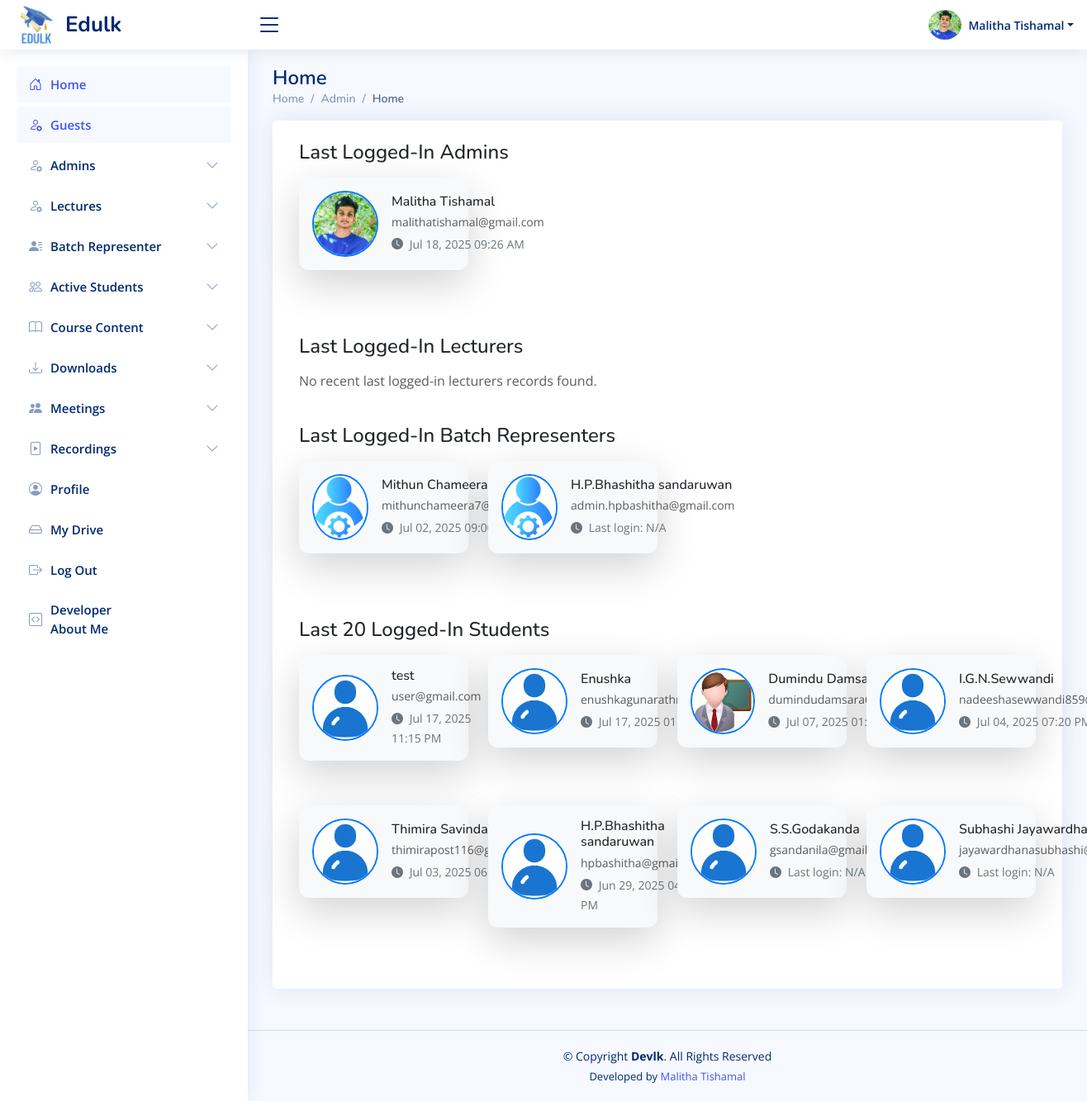
The page /sadmin/pages-home.php (signed in) on the database as committed earlier.
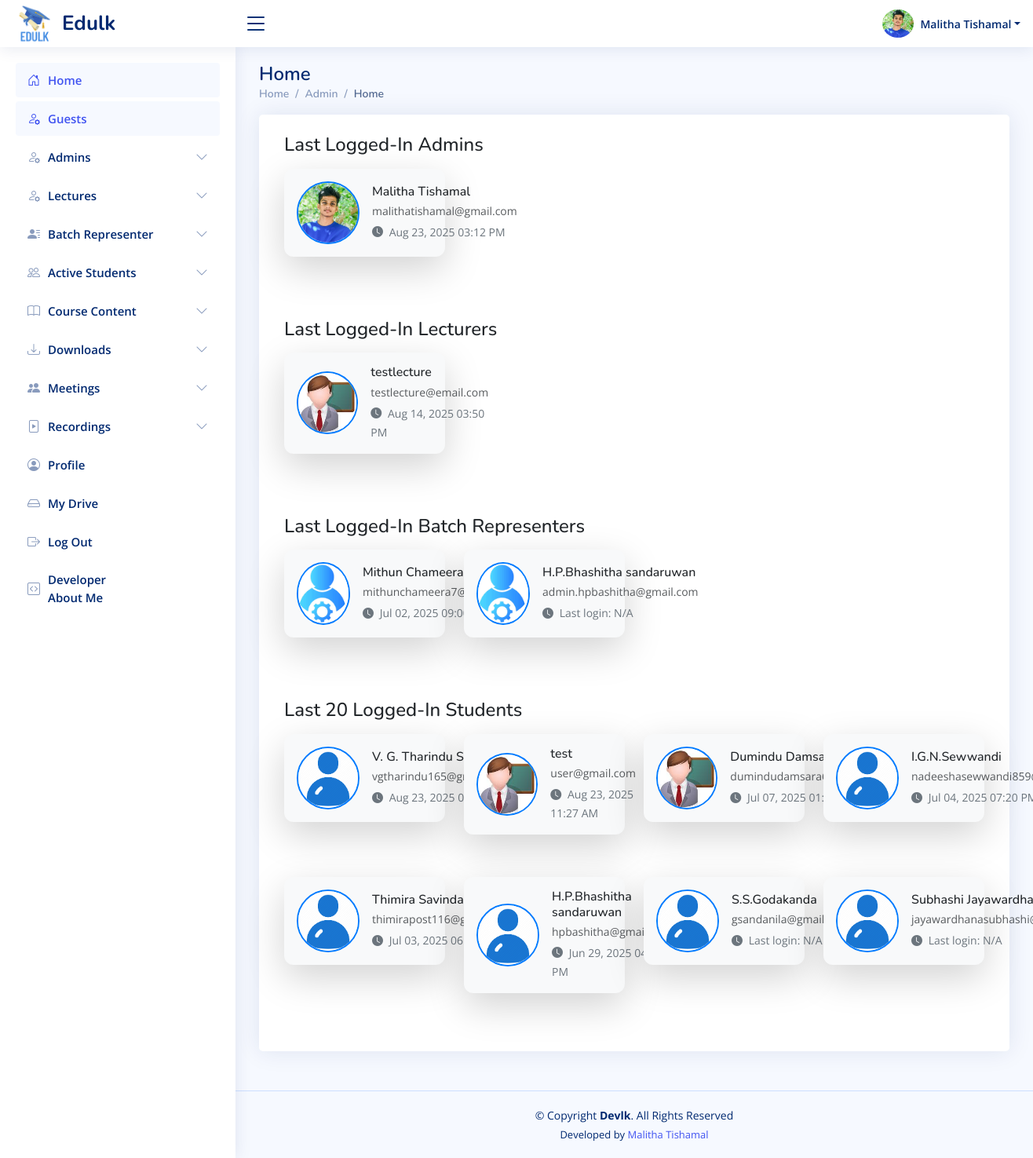
The same page on the database as committed later.
### tables this page shows
CREATE TABLE `sadmins` (
  `id` int(11) NOT NULL,
  `name` varchar(100) DEFAULT NULL,
  `nic` varchar(20) DEFAULT NULL,
  `email` varchar(100) DEFAULT NULL,
  `mobile` varchar(15) DEFAULT NULL,
  `password` varchar(255) DEFAULT NULL,
  `status` enum('pending','approved','rejected') DEFAULT 'pending',
  `profile_picture` varchar(200) NOT NULL DEFAULT 'uploads/profile_pictures/default.jpg',
  `created_at` datetime DEFAULT current_timestamp(),
  `last_login` datetime DEFAULT NULL
);

CREATE TABLE `students` (
  `id` int(11) NOT NULL,
  `name` varchar(100) DEFAULT NULL,
  `regno` varchar(20) DEFAULT NULL,
  `nic` varchar(20) DEFAULT NULL,
  `email` varchar(100) DEFAULT NULL,
  `gender` enum('Male','Female','Other') DEFAULT NULL,
  `address` text DEFAULT NULL,
  `nowstatus` varchar(50) DEFAULT NULL,
  `mobile` varchar(15) DEFAULT NULL,
  `mobile2` varchar(10) NOT NULL,
  `password` varchar(255) DEFAULT NULL,
  `status` enum('pending','approved','rejected') DEFAULT 'approved',
  `created_at` datetime DEFAULT current_timestamp(),
  `last_login` datetime DEFAULT NULL,
  `profile_picture` varchar(255) NOT NULL DEFAULT 'uploads/profile_pictures/default.jpg',
  `blog` varchar(200) NOT NULL,
  `facebook` varchar(200) NOT NULL,
  `linkedin` varchar(200) NOT NULL,
  `github` varchar(200) NOT NULL
);

CREATE TABLE `lectures` (
  `id` int(11) NOT NULL,
  `name` varchar(100) NOT NULL,
  `nic` varchar(20) NOT NULL,
  `email` varchar(100) NOT NULL,
  `mobile` varchar(15) NOT NULL,
  `password` varchar(255) NOT NULL,
  `status` enum('approved','pending','disabled') DEFAULT 'pending',
  `created_at` timestamp NULL DEFAULT current_timestamp(),
  `last_login` datetime DEFAULT NULL,
  `profile_picture` varchar(255) DEFAULT 'uploads/profile_pictures/default.png',
  `blog` varchar(255) DEFAULT NULL,
  `facebook` varchar(255) DEFAULT NULL,
  `linkedin` varchar(255) DEFAULT NULL,
  `github` varchar(255) DEFAULT NULL
);

### sadmin/pages-home.php (the view, shortened to what the rows shown need)
<?php
require_once '../includes/db-conn.php';
$user_id = $_SESSION['sadmin_id'];
$sql = "SELECT name, email, nic,mobile,profile_picture FROM sadmins WHERE id = ?";
$stmt = $conn->prepare($sql);
$stmt->bind_param("i", $user_id);
$stmt->execute();
$result = $stmt->get_result();
$user = $result->fetch_assoc();
?>
<!DOCTYPE html>
<html lang="en">
<head>
    <?php include_once ("../includes/css-links-inc.php"); ?>
</head>
<body>
    <?php include_once ("../includes/header.php") ?>
    <main id="main" class="main">
        <div class="pagetitle">
            <h1>Home</h1>
        </div>
        <section class="section">
            <div class="row">
                <div class="col-lg-12">
                    <div class="card">
                        <div class="card-body">
                                                <?php
                                        function displayUserCards($title, $result, $type = 'general', $imgBasePath = '../') {
                                            ?>
                                            <section class="section">
                                                <div class="container mt-4">
                                                    <div class="row">
                                                        <?php if ($result && $result->num_rows > 0): ?>
                                                            <?php while ($user = $result->fetch_assoc()):
                                                                $profilePath = $imgBasePath . $user['profile_picture'];
                                                                $defaultPath = $imgBasePath . "uploads/profile_pictures/default.png";
                                                                $profileSrc = (!empty($user['profile_picture']) && file_exists($profilePath))
                                                                    ? htmlspecialchars($profilePath)
                                                                    : $defaultPath;
                                                            ?>
                                                                <div class="col-md-4 col-lg-3 mb-4">
                                                                    <div class="card mini-card shadow-lg p-3">
                                                                        <div class="d-flex align-items-center">
                                                                            <img src="<?= $profileSrc ?>"
                                                                                alt="Profile Picture"
                                                                                class="rounded-circle me-3"
                                                                                style="width: 80px; height: 80px; object-fit: cover; border: 2px solid #007bff;"
                                                                                onerror="this.onerror=null;this.src='<?= $defaultPath ?>';">
                                                                            <div>
                                                                                <h6 class="mb-1"><?= htmlspecialchars($user['name']) ?></h6>
                                                                                <small class="text-muted d-block mb-1"><?= htmlspecialchars($user['email']) ?></small>
                                                                                <small class="text-secondary">
                                                                                    <i class="bi bi-clock-fill me-1"></i>
                                                                                    <?= !empty($user['last_login'])
                                                                                        ? date("M d, Y h:i A", strtotime($user['last_login']))
                                                                                        : "Last login: N/A" ?>
                                                                                </small>
                                                                            </div>
                                                                        </div>
                                                                    </div>
                                                                </div>
                                                            <?php endwhile; ?>
                                                        <?php else: ?>
                                                            <p class="text-muted">No recent <?= strtolower($title) ?> records found.</p>
                                                        <?php endif; ?>
                                                    </div>
                                                </div>
                                            </section>
                                            <?php
                                        }
                                        ?>
                                        <?php
                                        $recent_admins_query = "SELECT * FROM sadmins ORDER BY last_login DESC LIMIT 10";
                                        $recent_admins_result = $conn->query($recent_admins_query);
                                        displayUserCards("Last Logged-In Admins", $recent_admins_result, 'sadmin', '../sadmin/');
                                        $recent_lectures_query = "SELECT * FROM lectures ORDER BY last_login DESC LIMIT 10";
                                        $recent_lectures_result = $conn->query($recent_lectures_query);
                                        $recent_batchrep_query = "SELECT * FROM admins ORDER BY last_login DESC LIMIT 10";
                                        $recent_batchrep_result = $conn->query($recent_batchrep_query);
                                        displayUserCards("Last Logged-In Batch Representers", $recent_batchrep_result, 'admin', '../admin/');
                                        $recent_students_query = "SELECT * FROM students ORDER BY last_login DESC LIMIT 20";
                                        $recent_students_result = $conn->query($recent_students_query);
                                        ?>
                        </div>
                    </div>
                </div>
            </div>
        </section>
    </main>
</body>
</html>

### includes/header.php (shortened to what the rows shown need)
<header id="header" class="header fixed-top d-flex align-items-center">
    <nav class="header-nav ms-auto">
        <ul class="d-flex align-items-center">
            <?php
                $profilePic = isset($user['profile_picture']) && $user['profile_picture'] ? $user['profile_picture'] : 'default.jpg';
            ?>
            <li class="nav-item dropdown pe-3">
                <a class="nav-link nav-profile d-flex align-items-center pe-0" href="#" data-bs-toggle="dropdown">
                   <img id="profilePicture" src="<?php echo $profilePic; ?>" alt="Profile Picture" class="rounded-circle" style="width: 40px !important; height: 40px !important; object-fit: cover;">
                    <span class="d-none d-md-block dropdown-toggle ps-2"><?php echo htmlspecialchars($user['name']); ?></span>
                </a>
            </li>
        </ul>
    </nav>
</header>

Rows that differ between the two databases and show on the page:
removed students: profile_picture (placeholder picture), name "Enushka", email "enushkagunarathna2@gmail.com", last_login "Jul 17, 2025 01:43 PM"
changed sadmins "Malitha Tishamal": last_login "Jul 18, 2025 09:26 AM" → "Aug 23, 2025 03:12 PM"
added lectures: profile_picture (placeholder picture), name "testlecture", email "testlecture@email.com", last_login "Aug 14, 2025 03:50 PM"
added students: profile_picture (placeholder picture), name "V. G. Tharindu Sampath", email "vgtharindu165@gmail.com", last_login "Aug 23, 2025 03:11 PM"
changed students "test": profile_picture: a different picture; last_login "Jul 17, 2025 11:15 PM" → "Aug 23, 2025 11:27 AM"
Other text that changed with them:
$title: "last logged-in lecturers" → (not shown)
text no longer shown: "No recent records found."
